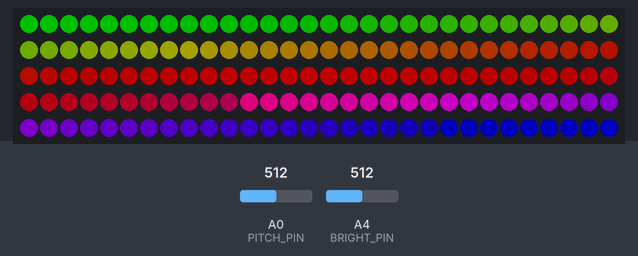
A sketch run on a simulated Arduino Uno, built with avr-gcc and run on an emulated ATmega328P. Shown: 150 RGB LEDs in strip order, left to right, continuing on the next row. The inputs (shaded band) are chosen by the test bench; at power-on: A4 (BRIGHT_PIN) = 512, A0 (PITCH_PIN) = 512. Dim RGB values are drawn brighter than linear.

Above: at 3.2 s.
3.3 s: A4 (BRIGHT_PIN) set to 0
At 5.9 s:
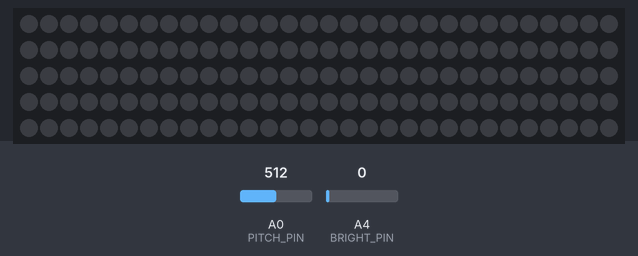
6.2 s: A4 (BRIGHT_PIN) set to 60
8.6 s: A0 (PITCH_PIN) set to 306
At 8.9 s:
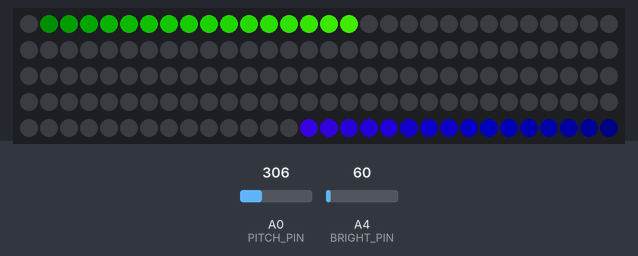
11.1 s: A4 (BRIGHT_PIN) set to 122
At 12.2 s:
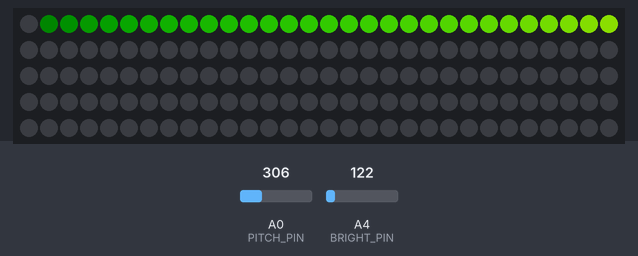
14.0 s: A0 (PITCH_PIN) set to 511
At 14.18 s:
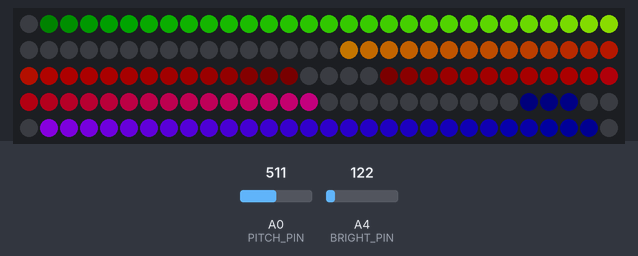
16.4 s: A0 (PITCH_PIN) set to 122
At 16.61 s:
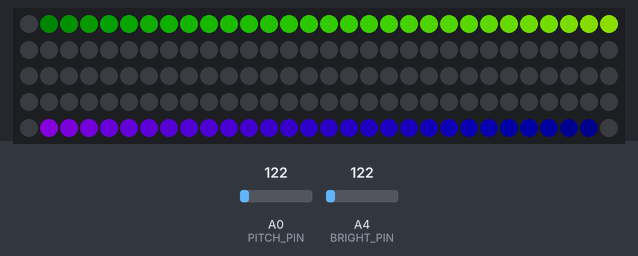
Timing chart, 0 to 19.4 s (numbered marks = the images above; inputs shaded):
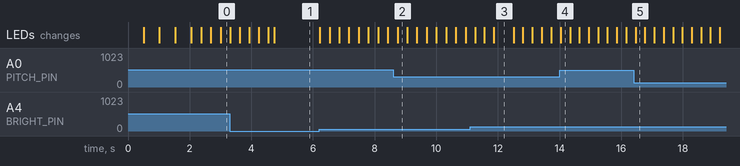

The sketch:

learning_FastTLED.ino
```cpp
#include "FastLED.h"

#define NUM_LEDS 150
#define DATA_PIN 6
#define PITCH_PIN 0
#define BRIGHT_PIN 4

const float pi = 3.1415;

CRGB leds[NUM_LEDS];
CRGB temp[NUM_LEDS];

int maximum = 0;
int minimum = 50;
int countmax = 0;
int countmin = 0;
double reduction = .98;

struct color
{
  int r;
  int g;
  int b;
};
typedef struct color Color;

void setup()
{
  Serial.begin(9600);
  FastLED.addLeds<WS2812, DATA_PIN, GRB>(leds, NUM_LEDS);
  pinMode(A0, INPUT);
  pinMode(A0, INPUT);

  int z = 1;
  while(z <= 3)
  {
  for(int i = 0; i < NUM_LEDS; i++)
  {
    if(z==1){
    leds[i] = CRGB(255,0,0);}
    else if(z==2){
    leds[i] = CRGB(0,255,0);}
    else{
    leds[i] = CRGB(0,0,255);}
  }
  FastLED.show();
  delay(500);
  z++;
  }

  for(int i = 0; i < NUM_LEDS; i++)
  {
    leds[i] = CRGB(0,0,0);
    if(i < NUM_LEDS/2)
    {
      int green = 255 * setLeds(i);
      leds[i] = CRGB(green,255-green,0);
      temp[i] = CRGB(green,255-green,0);
    }
    else
    {
      int blue = 255 * setLeds(i-(NUM_LEDS/2)+1);
      leds[i] = CRGB(255-blue,0,blue);
      temp[i] = CRGB(255-blue,0,blue);
    }
  }
  FastLED.show();
  delay(500);
}

void loop()
{
  int pitch = analogRead(PITCH_PIN);
  double bright = convBrightness((int)analogRead(BRIGHT_PIN));
  if(pitch < minimum)
  {
    minimum=pitch;
  }
  else if(countmin == 20)
  {
    minimum = minimum + 20;
    countmin = 0;
  }
  if(pitch > maximum)
  {
    maximum=pitch;
  }
  else if(countmax == 20)
  {
    maximum = maximum - 20 ;
    countmax = 0;
  }
  countmax++;
  countmin++;

  for(int i = 0; i < NUM_LEDS; i++)
  {
    CRGB light = leds[i];
    leds[i] = CRGB(light.r*reduction, light.g*reduction, light.b*reduction);
  }

  int loc = findLoc(pitch);
  for(int i = -50*bright; i <= 50*bright; i++)
  {
    if(loc + i < NUM_LEDS && loc + i >= 0)
    {
      CRGB light = temp[loc+i];
      double fact = abs(i)/(50*bright);
      if(CRGB(light.r*fact, light.g*fact, light.b*fact).getLuma() > leds[loc+i].getLuma())
      {
        leds[loc+i] = CRGB(light.r*fact, light.g*fact, light.b*fact);
      }
    }
  }

  FastLED.show();
  delay(1);
}

double convBrightness(int b)
{
  double c = b / 614.0000;
  if( c < 0.05 )
  {
    c = 0;
  }
  if( c >= 0.05 && c < 1)
  {
    c = -1*pow(c-1,4)+1;
  }
  else if(c > 1)
  {
    c = 1.00;
  }
  return c;
}

int findLoc(int pitch)
{
  double p = pitch;
  return (p-minimum)*NUM_LEDS/(maximum-minimum);
}

double setLeds(int i)
{
  double x = i;
  return 2*x/NUM_LEDS;
}
```

Measured:
- after the input at 11.1 s, the LEDs: first change after 0.16 s (image 3 shows a later state)
- after the input at 14.0 s, the LEDs: change at once (image 4)
- what the display in image 3 shows lasts 0.6 s, from 11.9 s to 12.5 s
